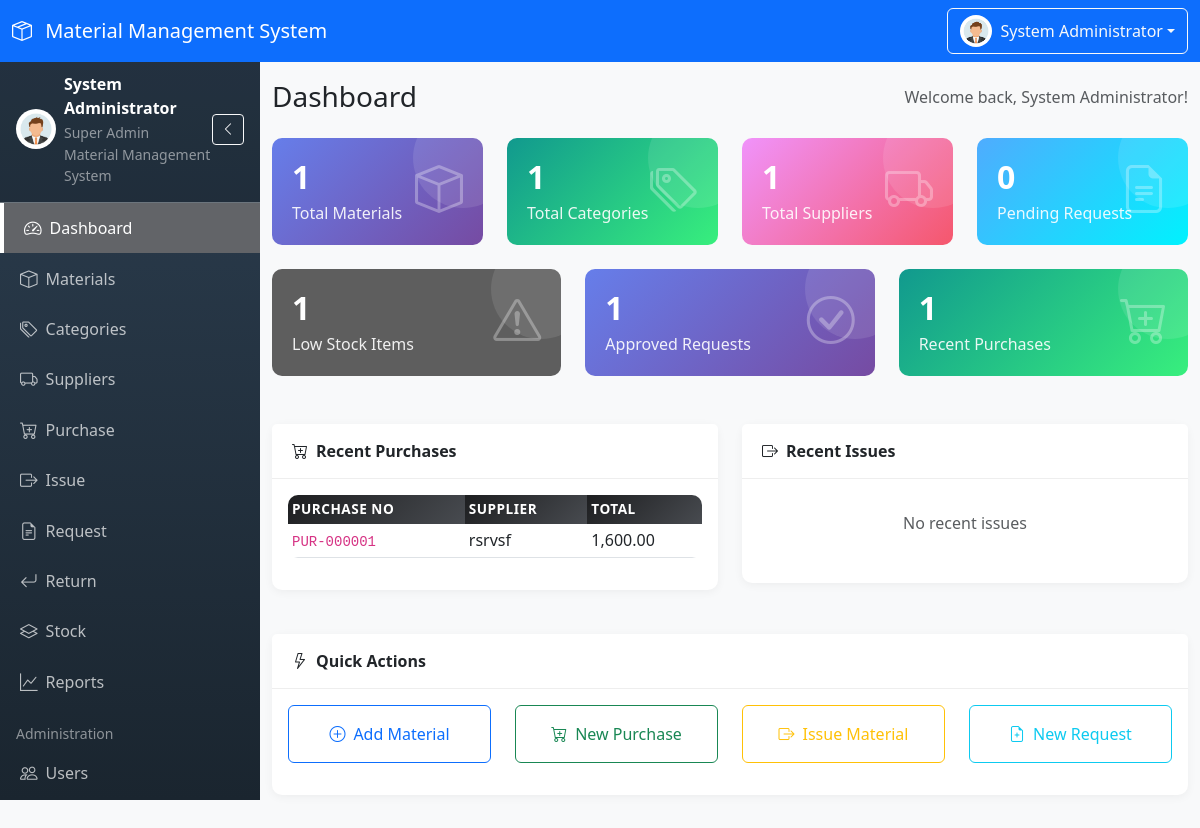
Page /dashboard/index.php (signed in) on the committed database.
### tables this page shows
CREATE TABLE `purchase_master` (
  `id` int(11) NOT NULL,
  `purchase_no` varchar(20) NOT NULL,
  `purchase_date` date NOT NULL,
  `supplier_id` int(11) NOT NULL,
  `invoice_number` varchar(50) DEFAULT NULL,
  `total_amount` decimal(12,2) NOT NULL DEFAULT 0.00,
  `remarks` text DEFAULT NULL,
  `created_by` int(11) DEFAULT NULL,
  `created_at` timestamp NOT NULL DEFAULT current_timestamp(),
  `updated_at` timestamp NOT NULL DEFAULT current_timestamp() ON UPDATE current_timestamp()
);

CREATE TABLE `suppliers` (
  `id` int(11) NOT NULL,
  `supplier_code` varchar(20) NOT NULL,
  `supplier_name` varchar(100) NOT NULL,
  `company` varchar(100) DEFAULT NULL,
  `contact_person` varchar(100) DEFAULT NULL,
  `phone` varchar(20) DEFAULT NULL,
  `email` varchar(100) DEFAULT NULL,
  `address` text DEFAULT NULL,
  `status` enum('Active','Inactive') NOT NULL DEFAULT 'Active',
  `created_by` int(11) DEFAULT NULL,
  `created_at` timestamp NOT NULL DEFAULT current_timestamp(),
  `updated_at` timestamp NOT NULL DEFAULT current_timestamp() ON UPDATE current_timestamp()
);

### includes/permission_check.php (called while the page is built, shortened)
<?php
function hasPermission($permissionKey) {
    return in_array($permissionKey, $_SESSION['permissions']);
}
        ?>

### dashboard/index.php (the view, shortened to what this page needs)
<?php
require_once __DIR__ . '/../includes/permission_check.php';
$total_materials = $pdo->query("SELECT COUNT(*) FROM materials")->fetchColumn();
$total_categories = $pdo->query("SELECT COUNT(*) FROM categories")->fetchColumn();
$total_suppliers = $pdo->query("SELECT COUNT(*) FROM suppliers")->fetchColumn();
$low_stock_count = $pdo->query("SELECT COUNT(*) FROM materials WHERE current_stock <= minimum_stock AND current_stock > 0")->fetchColumn();
$pending_requests = $pdo->query("SELECT COUNT(*) FROM material_requests WHERE status = 'Pending'")->fetchColumn();
$approved_requests = $pdo->query("SELECT COUNT(*) FROM material_requests WHERE status = 'Approved'")->fetchColumn();
$recent_purchases = $pdo->query("SELECT pm.*, s.supplier_name FROM purchase_master pm INNER JOIN suppliers s ON pm.supplier_id = s.id ORDER BY pm.created_at DESC LIMIT 5")->fetchAll();
$recent_issues = $pdo->query("SELECT mi.*, m.material_name, u.full_name as employee_name FROM material_issues mi INNER JOIN materials m ON mi.material_id = m.id INNER JOIN users u ON mi.employee_id = u.id ORDER BY mi.created_at DESC LIMIT 5")->fetchAll();
require_once __DIR__ . '/../includes/header.php';
?>
<div class="d-flex justify-content-between align-items-center mb-4">
    <h1 class="h3 mb-0">Dashboard</h1>
    <p class="text-muted mb-0">Welcome back, <?php echo htmlspecialchars($_SESSION['full_name']); ?>!</p>
</div>
<div class="row">
    <div class="col-md-6 col-lg-3 mb-4">
        <div class="stat-card primary">
            <h3><?php echo $total_materials; ?></h3>
            <p>Total Materials</p>
            <i class="bi bi-box"></i>
        </div>
    </div>
    <div class="col-md-6 col-lg-3 mb-4">
        <div class="stat-card success">
            <h3><?php echo $total_categories; ?></h3>
            <p>Total Categories</p>
            <i class="bi bi-tags"></i>
        </div>
    </div>
    <div class="col-md-6 col-lg-3 mb-4">
        <div class="stat-card warning">
            <h3><?php echo $total_suppliers; ?></h3>
            <p>Total Suppliers</p>
            <i class="bi bi-truck"></i>
        </div>
    </div>
    <div class="col-md-6 col-lg-3 mb-4">
        <div class="stat-card info">
            <h3><?php echo $pending_requests; ?></h3>
            <p>Pending Requests</p>
            <i class="bi bi-file-earmark-text"></i>
        </div>
    </div>
</div>
<div class="row mb-4">
    <div class="col-md-6 col-lg-4 mb-4">
        <div class="stat-card secondary">
            <h3><?php echo $low_stock_count; ?></h3>
            <p>Low Stock Items</p>
            <i class="bi bi-exclamation-triangle"></i>
        </div>
    </div>
    <div class="col-md-6 col-lg-4 mb-4">
        <div class="stat-card primary">
            <h3><?php echo $approved_requests; ?></h3>
            <p>Approved Requests</p>
            <i class="bi bi-check-circle"></i>
        </div>
    </div>
    <div class="col-md-6 col-lg-4 mb-4">
        <div class="stat-card success">
            <h3><?php echo count($recent_purchases); ?></h3>
            <p>Recent Purchases</p>
            <i class="bi bi-cart-plus"></i>
        </div>
    </div>
</div>
<div class="row">
    <div class="col-md-6 mb-4">
        <div class="card">
            <div class="card-header">
                <i class="bi bi-cart-plus me-2"></i>Recent Purchases
            </div>
            <div class="card-body">
                <?php if (empty($recent_purchases)): ?>
                <div class="text-center py-3">
                    <p class="text-muted">No recent purchases</p>
                </div>
                <?php else: ?>
                <div class="table-responsive">
                    <table class="table table-sm table-hover">
                        <thead>
                            <tr>
                                <th>Purchase No</th>
                                <th>Supplier</th>
                                <th>Total</th>
                            </tr>
                        </thead>
                        <tbody>
                            <?php foreach ($recent_purchases as $purchase): ?>
                            <tr>
                                <td><code><?php echo htmlspecialchars($purchase['purchase_no']); ?></code></td>
                                <td><?php echo htmlspecialchars($purchase['supplier_name']); ?></td>
                                <td><?php echo number_format($purchase['total_amount'], 2); ?></td>
                            </tr>
                            <?php endforeach; ?>
                        </tbody>
                    </table>
                </div>
                <?php endif; ?>
            </div>
        </div>
    </div>
    <div class="col-md-6 mb-4">
        <div class="card">
            <div class="card-header">
                <i class="bi bi-box-arrow-right me-2"></i>Recent Issues
            </div>
            <div class="card-body">
                <?php if (empty($recent_issues)): ?>
                <div class="text-center py-3">
                    <p class="text-muted">No recent issues</p>
                </div>
                <?php endif; ?>
            </div>
        </div>
    </div>
</div>
<div class="row">
    <div class="col-12">
        <div class="card">
            <div class="card-header">
                <i class="bi bi-lightning me-2"></i>Quick Actions
            </div>
            <div class="card-body">
                <div class="row">
                    <?php if (hasPermission('materials.create')): ?>
                    <div class="col-md-3 mb-3">
                        <a href="<?php echo BASE_URL; ?>/modules/materials/create.php" class="btn btn-outline-primary w-100 py-3">
                            <i class="bi bi-plus-circle me-2"></i>Add Material
                        </a>
                    </div>
                    <?php endif; ?>
                    <?php if (hasPermission('purchase.create')): ?>
                    <div class="col-md-3 mb-3">
                        <a href="<?php echo BASE_URL; ?>/modules/purchase/create.php" class="btn btn-outline-success w-100 py-3">
                            <i class="bi bi-cart-plus me-2"></i>New Purchase
                        </a>
                    </div>
                    <?php endif; ?>
                    <?php if (hasPermission('issue.create')): ?>
                    <div class="col-md-3 mb-3">
                        <a href="<?php echo BASE_URL; ?>/modules/issue/create.php" class="btn btn-outline-warning w-100 py-3">
                            <i class="bi bi-box-arrow-right me-2"></i>Issue Material
                        </a>
                    </div>
                    <?php endif; ?>
                    <?php if (hasPermission('request.create')): ?>
                    <div class="col-md-3 mb-3">
                        <a href="<?php echo BASE_URL; ?>/modules/request/create.php" class="btn btn-outline-info w-100 py-3">
                            <i class="bi bi-file-earmark-plus me-2"></i>New Request
                        </a>
                    </div>
                    <?php endif; ?>
                </div>
            </div>
        </div>
    </div>
</div>
<?php require_once __DIR__ . '/../includes/footer.php'; ?>

### assets/css/style.css (style rules this page uses)
:root { --primary-color: #667eea; --secondary-color: #764ba2; --sidebar-width: 260px; --sidebar-collapsed-width: 70px; --navbar-height: 56px; }
body { font-family: 'Segoe UI', Tahoma, Geneva, Verdana, sans-serif; background-color: #f8f9fa; overflow-x: hidden; }
.card { border: none; border-radius: 10px; box-shadow: 0 2px 10px rgba(0, 0, 0, 0.05); margin-bottom: 20px; }
.card-header { background: white; border-bottom: 1px solid #eee; padding: 15px 20px; font-weight: 600; border-radius: 10px 10px 0 0; }
.stat-card { border-radius: 10px; padding: 20px; color: white; position: relative; overflow: hidden; background: #5e5e5e; }
.stat-card::before { content: ''; position: absolute; top: 0; right: 0; width: 100px; height: 100px; background: rgba(255, 255, 255, 0.1); border-radius: 50%; transform: translate(30%, -30%); }
.stat-card.primary { background: linear-gradient(135deg, #667eea 0%, #764ba2 100%); }
.stat-card.success { background: linear-gradient(135deg, #11998e 0%, #38ef7d 100%); }
.stat-card.warning { background: linear-gradient(135deg, #f093fb 0%, #f5576c 100%); }
.stat-card.info { background: linear-gradient(135deg, #4facfe 0%, #00f2fe 100%); }
.stat-card h3 { font-size: 2rem; font-weight: 700; margin-bottom: 5px; }
.stat-card p { margin: 0; opacity: 0.9; }
.stat-card i { position: absolute; bottom: 20px; right: 20px; font-size: 3rem; opacity: 0.3; }
.table { border-radius: 10px; overflow: hidden; }
.table thead th { background: linear-gradient(135deg, #1d1e20, #484b50); color: white; border: none; font-weight: 600; text-transform: uppercase; font-size: 0.85rem; letter-spacing: 0.5px; }
.table tbody tr { transition: all 0.2s ease; }

### rows in the picture
purchase_master: purchase_no "PUR-000001", supplier.supplier_name "rsrvsf", total_amount "1,600.00"

### other values in the picture
SYSTEM_NAME "Material Management System"
$_SESSION['full_name'] "System Administrator"
$_SESSION['role_name'] "Super Admin"
$total_materials "1"
$total_categories "1"
$total_suppliers "1"
$pending_requests "0"
$low_stock_count "1"
$approved_requests "1"
count($recent_purchases) "1"
